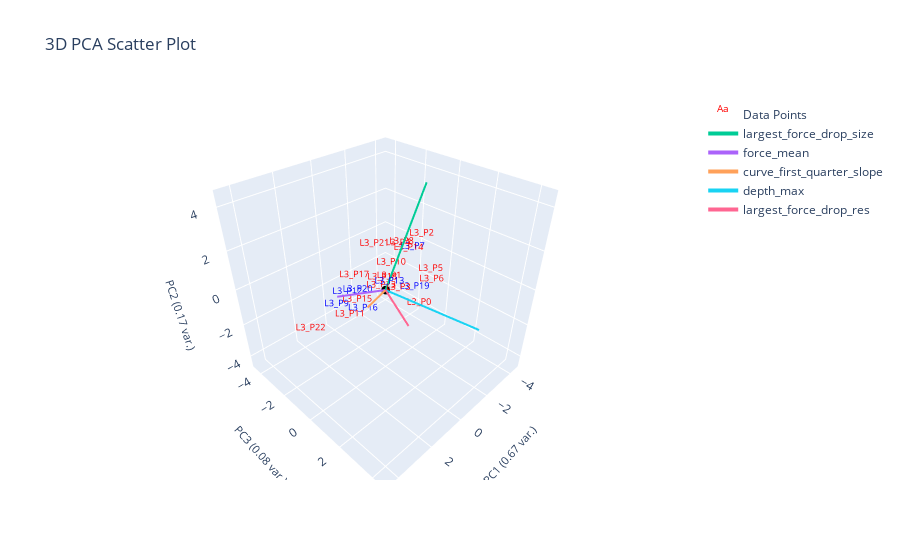

Notebook source saved alongside this figure:
### Markdown cell above
# Flaky

### Code cell
from sklearn.neighbors import NearestCentroid

ylabel_name = "flake"
data_with_popcorn_label = data_features[data_features[ylabel_name].notna()]

popcorn_x = plotting.extract_numerical_features(data_with_popcorn_label).values
popcorn_ylabels = data_with_popcorn_label[ylabel_name].astype(int)

nc = NearestCentroid()
nc.fit(popcorn_x, popcorn_ylabels)

nc_predictions = pd.Series(nc.predict(clustering_features.values))
proba = np.round(nc.predict_proba(clustering_features), 2)

# proba = pd.DataFrame(data=proba, columns=nc.classes, index=data_without_op)
centroids = pd.DataFrame(data=nc.centroids_, columns=clustering_features.columns)
centroids[f'{ylabel_name}_nums'] = nc.classes_

changed_ylabel_idxs = loss(nc_predictions, popcorn_ylabels)
corrected_predctions = correct_pseudo_ylabels_to_actual(nc_predictions, popcorn_ylabels, changed_ylabel_idxs)

# plotting.plot_specific_curves([4], curve_data, data_features, color='green')

# print(data_with_popcorn_label[data_with_popcorn_label[ylabel_name]].index)
# print(data_with_popcorn_label[~data_with_popcorn_label[ylabel_name]].index)

# plotting labeled data only
plotting.plot_cluster_subplots(
                            popcorn_ylabels, 
                            curve_data, 
                            filename_list,
                            title='Flaky',
                            cluster_category_names=[f"No {ylabel_name}", f"Yes {ylabel_name}"], 
                            bold_idxs=popcorn_ylabels.index,
                            )
plotting.plot_pca(data_with_popcorn_label, popcorn_ylabels, 3, "", ylabel_name, )

### Figure 1 — Plotly figure (JSON) as saved in the notebook; plotly's stock layout.template omitted (floating-point values rounded to 4 significant figures)
{"data": [{"mode": "text", "name": "Data Points", "text": ["L3_P10", "L3_P6", "L3_P1", "L3_P8", "L3_P0", "L3_P18", "L3_P4", "L3_P13", "L3_P16", "L3_P5", "L3_P3", "L3_P2", "L3_P9", "L3_P15", "L3_P11", "L3_P14", "L3_P23", "L3_P19", "L3_P7", "L3_P17", "L3_P12", "L3_P20", "L3_P22", "L3_P21"], "textfont": {"color": ["red", "red", "red", "red", "red", "red", "red", "blue", "blue", "red", "red", "red", "blue", "red", "red", "red", "red", "blue", "blue", "red", "blue", "blue", "red", "red"], "size": 9}, "type": "scatter3d", "x": [-0.5862, -2.271, -0.6358, -1.542, -1.873, 0.3734, -1.177, 0.4643, 1.935, -2.377, 0.1106, -2.137, 2.379, 1.951, 2.642, -1.538, -0.6437, -1.418, -1.746, 1.324, 1.301, 0.51, 4.71, 0.2446], "y": [-0.2314, 0.8177, -0.4455, -0.4979, 0.4588, 0.1788, -0.3686, 0.701, 0.6103, 0.6367, 0.8982, 0.1706, -0.5839, 0.2885, 0.5484, -0.04647, -0.9356, 0.5118, 0.0009937, -0.5737, -1.132, -1.336, 0.7985, -0.4689], "z": [0.4202, -0.8236, -0.4523, 0.9928, -2.216, 0.2871, 1.124, 0.3797, -0.2949, -0.367, -0.03003, 1.449, -0.4981, -0.004577, -0.2416, 0.8509, -1.253, -0.9787, 0.853, 0.502, -0.7071, -1.108, 0.4578, 1.658]}, {"marker": {"color": "black", "size": 3}, "mode": "markers", "name": "Origin", "showlegend": false, "type": "scatter3d", "x": [0], "y": [0], "z": [0]}, {"line": {"width": 4}, "mode": "lines+text", "name": "largest_force_drop_size", "textposition": "top center", "type": "scatter3d", "x": [0, -2.107], "y": [0, 0.2835], "z": [0, 4.505]}, {"line": {"width": 4}, "mode": "lines+text", "name": "force_mean", "textposition": "top center", "type": "scatter3d", "x": [0, 2.755], "y": [0, 0.04958], "z": [0, 1.074]}, {"line": {"width": 4}, "mode": "lines+text", "name": "curve_first_quarter_slope", "textposition": "top center", "type": "scatter3d", "x": [0, 1.956], "y": [0, 0.9442], "z": [0, 0.5931]}, {"line": {"width": 4}, "mode": "lines+text", "name": "depth_max", "textposition": "top center", "type": "scatter3d", "x": [0, -2.209], "y": [0, 3.667], "z": [0, -1.448]}, {"line": {"width": 4}, "mode": "lines+text", "name": "largest_force_drop_res", "textposition": "top center", "type": "scatter3d", "x": [0, 2.065], "y": [0, 3.252], "z": [0, 1.052]}], "layout": {"autosize": true, "scene": {"aspectmode": "cube", "xaxis": {"range": [-4.71, 4.71], "title": {"font": {"size": 11}, "text": "PC1 (0.67 var.)"}}, "yaxis": {"range": [-4.71, 4.71], "title": {"font": {"size": 11}, "text": "PC3 (0.08 var.)"}}, "zaxis": {"range": [-4.71, 4.71], "title": {"font": {"size": 11}, "text": "PC2 (0.17 var.)"}}}, "title": {"text": "3D PCA Scatter Plot"}}}
